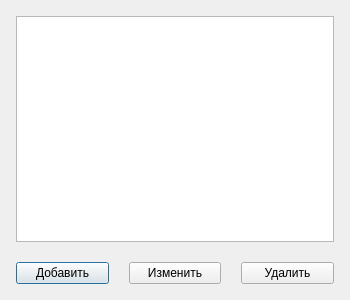
<?xml version="1.0" encoding="UTF-8"?>
<ui version="4.0">
 <class>CatMaster</class>
 <widget class="QDialog" name="CatMaster">
  <property name="geometry">
   <rect>
    <x>0</x>
    <y>0</y>
    <width>350</width>
    <height>300</height>
   </rect>
  </property>
  <property name="minimumSize">
   <size>
    <width>350</width>
    <height>300</height>
   </size>
  </property>
  <property name="windowTitle">
   <string>Категории мастеров</string>
  </property>
  <layout class="QHBoxLayout" name="horizontalLayout_2">
   <item>
    <layout class="QVBoxLayout" name="verticalLayout" stretch="5,0">
     <property name="spacing">
      <number>20</number>
     </property>
     <property name="leftMargin">
      <number>5</number>
     </property>
     <property name="topMargin">
      <number>5</number>
     </property>
     <property name="rightMargin">
      <number>5</number>
     </property>
     <property name="bottomMargin">
      <number>5</number>
     </property>
     <item>
      <widget class="QListView" name="listView"/>
     </item>
     <item>
      <layout class="QHBoxLayout" name="horizontalLayout">
       <item>
        <widget class="QPushButton" name="addButton">
         <property name="text">
          <string>Добавить</string>
         </property>
        </widget>
       </item>
       <item>
        <widget class="QPushButton" name="changeButton">
         <property name="text">
          <string>Изменить</string>
         </property>
        </widget>
       </item>
       <item>
        <widget class="QPushButton" name="delButton">
         <property name="text">
          <string>Удалить</string>
         </property>
        </widget>
       </item>
      </layout>
     </item>
    </layout>
   </item>
  </layout>
 </widget>
 <resources/>
 <connections/>
</ui>
